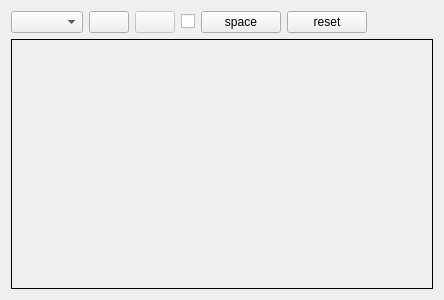
<?xml version="1.0" encoding="UTF-8"?>
<ui version="4.0">
 <class>RemotePTAMWidget</class>
 <widget class="QWidget" name="RemotePTAMWidget">
  <property name="enabled">
   <bool>true</bool>
  </property>
  <property name="geometry">
   <rect>
    <x>0</x>
    <y>0</y>
    <width>444</width>
    <height>300</height>
   </rect>
  </property>
  <property name="windowTitle">
   <string>Image View</string>
  </property>
  <layout class="QVBoxLayout" name="verticalLayout" stretch="0,1,0">
   <item>
    <layout class="QHBoxLayout" name="horizontalLayout" stretch="0,0,0,0,0,0,1">
     <item>
      <widget class="QComboBox" name="topics_combo_box">
       <property name="sizeAdjustPolicy">
        <enum>QComboBox::AdjustToContents</enum>
       </property>
      </widget>
     </item>
     <item>
      <widget class="QPushButton" name="refresh_topics_push_button"/>
     </item>
     <item>
      <widget class="QPushButton" name="zoom_1_push_button">
       <property name="enabled">
        <bool>false</bool>
       </property>
       <property name="checkable">
        <bool>true</bool>
       </property>
      </widget>
     </item>
     <item>
      <widget class="QCheckBox" name="subscribe_check_box">
       <property name="toolTip">
        <string>subscribe to ptam image</string>
       </property>
       <property name="text">
        <string/>
       </property>
      </widget>
     </item>
     <item>
      <widget class="QPushButton" name="space_push_button">
       <property name="toolTip">
        <string>send &quot;space&quot; to ptam</string>
       </property>
       <property name="text">
        <string>space</string>
       </property>
      </widget>
     </item>
     <item>
      <widget class="QPushButton" name="reset_push_button">
       <property name="toolTip">
        <string>resets the map</string>
       </property>
       <property name="text">
        <string>reset</string>
       </property>
      </widget>
     </item>
     <item>
      <spacer name="horizontalSpacer">
       <property name="orientation">
        <enum>Qt::Horizontal</enum>
       </property>
       <property name="sizeHint" stdset="0">
        <size>
         <width>40</width>
         <height>20</height>
        </size>
       </property>
      </spacer>
     </item>
    </layout>
   </item>
   <item>
    <layout class="QHBoxLayout" name="horizontalLayout_2" stretch="1,0">
     <property name="spacing">
      <number>0</number>
     </property>
     <item>
      <widget class="rqt_ptam::RatioLayoutedFrame" name="image_frame">
       <property name="sizePolicy">
        <sizepolicy hsizetype="Expanding" vsizetype="Expanding">
         <horstretch>0</horstretch>
         <verstretch>0</verstretch>
        </sizepolicy>
       </property>
       <property name="minimumSize">
        <size>
         <width>80</width>
         <height>60</height>
        </size>
       </property>
       <property name="frameShape">
        <enum>QFrame::Box</enum>
       </property>
       <property name="lineWidth">
        <number>1</number>
       </property>
      </widget>
     </item>
     <item>
      <spacer name="horizontalSpacer_2">
       <property name="orientation">
        <enum>Qt::Horizontal</enum>
       </property>
       <property name="sizeType">
        <enum>QSizePolicy::Expanding</enum>
       </property>
       <property name="sizeHint" stdset="0">
        <size>
         <width>0</width>
         <height>20</height>
        </size>
       </property>
      </spacer>
     </item>
    </layout>
   </item>
   <item>
    <spacer name="verticalSpacer">
     <property name="orientation">
      <enum>Qt::Vertical</enum>
     </property>
     <property name="sizeHint" stdset="0">
      <size>
       <width>20</width>
       <height>0</height>
      </size>
     </property>
    </spacer>
   </item>
  </layout>
 </widget>
 <customwidgets>
  <customwidget>
   <class>rqt_ptam::RatioLayoutedFrame</class>
   <extends>QFrame</extends>
   <header>rqt_ptam/ratio_layouted_frame.h</header>
   <container>1</container>
  </customwidget>
 </customwidgets>
 <resources/>
 <connections/>
</ui>
